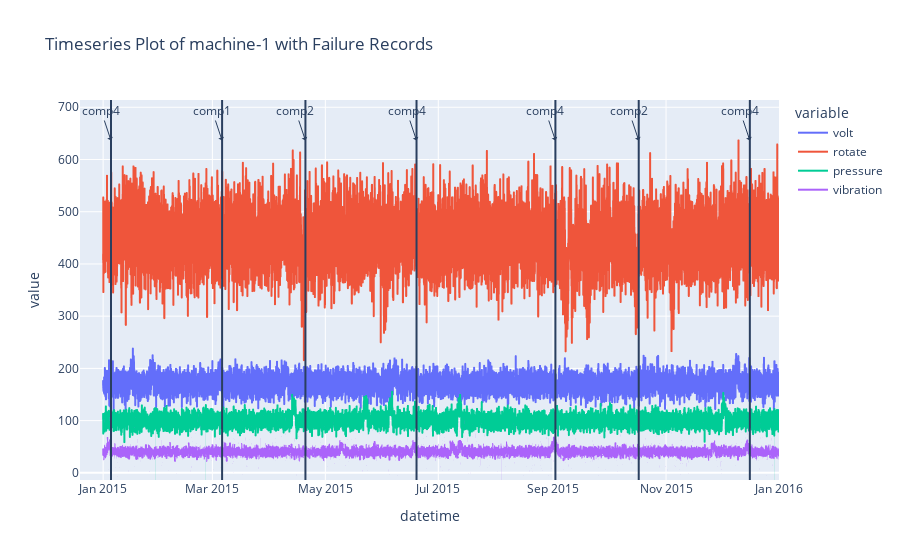

Here is the notebook cell this chart was saved with:
### Code cell
sensors = ['volt', 'rotate', 'pressure', 'vibration']
fig = px.line(df_one, x=df_one.datetime, y=sensors,
              title=f'Timeseries Plot of machine-{machine_id} with Failure Records')
df_fail_one = df_failures[df_failures.machineID == machine_id]
for row in df_fail_one.iterrows():
    fig.add_vline(row[1]['datetime'])
    fig.add_annotation(x=row[1]['datetime'],
                       y=df_one.max()['rotate'],
                       text=row[1]['failure'],
                       showarrow=True,
                       arrowhead=1)
fig.show()

### Figure 1 — Plotly figure (JSON) as saved in the notebook; plotly's stock layout.template omitted (floating-point values rounded to 4 significant figures; data arrays with more than 128 entries replaced by an {"elided": "..."} marker saying what was removed)
{"data": [{"hovertemplate": "variable=volt<br>datetime=%{x}<br>value=%{y}<extra></extra>", "legendgroup": "volt", "line": {"color": "#636efa", "dash": "solid"}, "marker": {"symbol": "circle"}, "mode": "lines", "name": "volt", "showlegend": true, "type": "scattergl", "x": {"elided": "8761 str values"}, "xaxis": "x", "y": {"elided": "8761 float values"}, "yaxis": "y"}, {"hovertemplate": "variable=rotate<br>datetime=%{x}<br>value=%{y}<extra></extra>", "legendgroup": "rotate", "line": {"color": "#EF553B", "dash": "solid"}, "marker": {"symbol": "circle"}, "mode": "lines", "name": "rotate", "showlegend": true, "type": "scattergl", "x": {"elided": "8761 str values"}, "xaxis": "x", "y": {"elided": "8761 float values"}, "yaxis": "y"}, {"hovertemplate": "variable=pressure<br>datetime=%{x}<br>value=%{y}<extra></extra>", "legendgroup": "pressure", "line": {"color": "#00cc96", "dash": "solid"}, "marker": {"symbol": "circle"}, "mode": "lines", "name": "pressure", "showlegend": true, "type": "scattergl", "x": {"elided": "8761 str values"}, "xaxis": "x", "y": {"elided": "8761 float values"}, "yaxis": "y"}, {"hovertemplate": "variable=vibration<br>datetime=%{x}<br>value=%{y}<extra></extra>", "legendgroup": "vibration", "line": {"color": "#ab63fa", "dash": "solid"}, "marker": {"symbol": "circle"}, "mode": "lines", "name": "vibration", "showlegend": true, "type": "scattergl", "x": {"elided": "8761 str values"}, "xaxis": "x", "y": {"elided": "8761 float values"}, "yaxis": "y"}], "layout": {"annotations": [{"arrowhead": 1, "showarrow": true, "text": "comp4", "x": "2015-01-05 06:00:00", "y": 636.4}, {"arrowhead": 1, "showarrow": true, "text": "comp1", "x": "2015-03-06 06:00:00", "y": 636.4}, {"arrowhead": 1, "showarrow": true, "text": "comp2", "x": "2015-04-20 06:00:00", "y": 636.4}, {"arrowhead": 1, "showarrow": true, "text": "comp4", "x": "2015-06-19 06:00:00", "y": 636.4}, {"arrowhead": 1, "showarrow": true, "text": "comp4", "x": "2015-09-02 06:00:00", "y": 636.4}, {"arrowhead": 1, "showarrow": true, "text": "comp2", "x": "2015-10-17 06:00:00", "y": 636.4}, {"arrowhead": 1, "showarrow": true, "text": "comp4", "x": "2015-12-16 06:00:00", "y": 636.4}], "legend": {"title": {"text": "variable"}, "tracegroupgap": 0}, "shapes": [{"type": "line", "x0": "2015-01-05 06:00:00", "x1": "2015-01-05 06:00:00", "xref": "x", "y0": 0, "y1": 1, "yref": "y domain"}, {"type": "line", "x0": "2015-03-06 06:00:00", "x1": "2015-03-06 06:00:00", "xref": "x", "y0": 0, "y1": 1, "yref": "y domain"}, {"type": "line", "x0": "2015-04-20 06:00:00", "x1": "2015-04-20 06:00:00", "xref": "x", "y0": 0, "y1": 1, "yref": "y domain"}, {"type": "line", "x0": "2015-06-19 06:00:00", "x1": "2015-06-19 06:00:00", "xref": "x", "y0": 0, "y1": 1, "yref": "y domain"}, {"type": "line", "x0": "2015-09-02 06:00:00", "x1": "2015-09-02 06:00:00", "xref": "x", "y0": 0, "y1": 1, "yref": "y domain"}, {"type": "line", "x0": "2015-10-17 06:00:00", "x1": "2015-10-17 06:00:00", "xref": "x", "y0": 0, "y1": 1, "yref": "y domain"}, {"type": "line", "x0": "2015-12-16 06:00:00", "x1": "2015-12-16 06:00:00", "xref": "x", "y0": 0, "y1": 1, "yref": "y domain"}], "title": {"text": "Timeseries Plot of machine-1 with Failure Records"}, "xaxis": {"anchor": "y", "domain": [0, 1], "title": {"text": "datetime"}}, "yaxis": {"anchor": "x", "domain": [0, 1], "title": {"text": "value"}}}}
